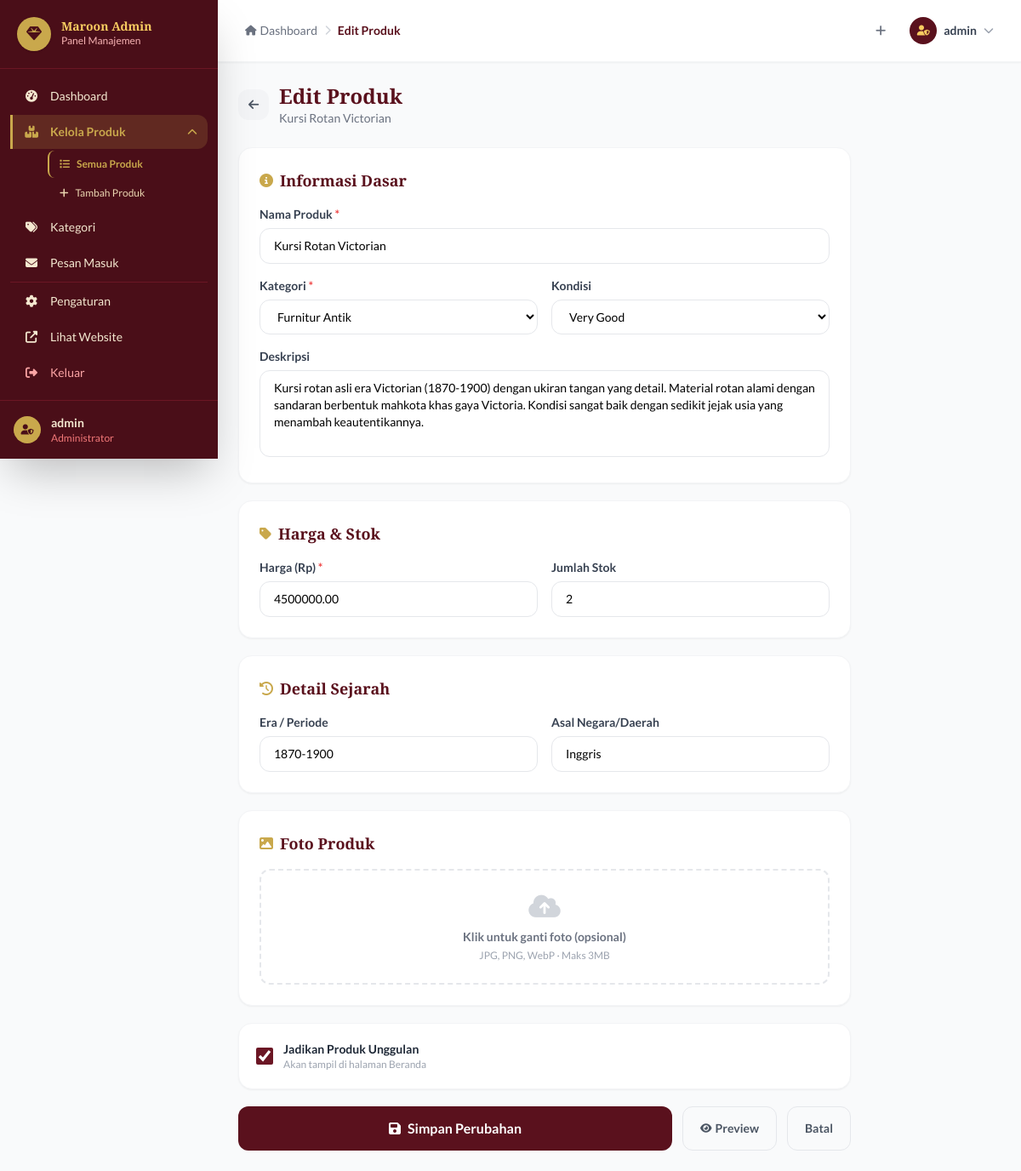
Screenshot of /admin/edit_product.php?id=1 (signed in) with the database file from the repository.
### tables this page shows
CREATE TABLE IF NOT EXISTS products (
    id INT AUTO_INCREMENT PRIMARY KEY,
    category_id INT,
    name VARCHAR(255) NOT NULL,
    slug VARCHAR(255) NOT NULL UNIQUE,
    description TEXT,
    price DECIMAL(15,2) NOT NULL,
    stock INT DEFAULT 0,
    era VARCHAR(100),
    origin VARCHAR(100),
    condition_status ENUM('Excellent','Very Good','Good','Fair') DEFAULT 'Good',
    image VARCHAR(255),
    is_featured TINYINT(1) DEFAULT 0,
    created_at TIMESTAMP DEFAULT CURRENT_TIMESTAMP,
    updated_at TIMESTAMP DEFAULT CURRENT_TIMESTAMP ON UPDATE CURRENT_TIMESTAMP,
    FOREIGN KEY (category_id) REFERENCES categories(id) ON DELETE SET NULL
);

CREATE TABLE IF NOT EXISTS categories (
    id INT AUTO_INCREMENT PRIMARY KEY,
    name VARCHAR(100) NOT NULL,
    slug VARCHAR(100) NOT NULL UNIQUE,
    description TEXT,
    created_at TIMESTAMP DEFAULT CURRENT_TIMESTAMP
);

### admin/edit_product.php (the view, shortened to what this page needs)
<?php
require_once __DIR__ . '/../includes/config.php';
$id = (int)($_GET['id'] ?? 0);
$product = mysqli_fetch_assoc(mysqli_query($conn, "SELECT * FROM products WHERE id=$id LIMIT 1"));
$categories = mysqli_query($conn, "SELECT * FROM categories ORDER BY name");
include 'admin_header.php';
?>
<div class="p-6 max-w-3xl">
    <div class="flex items-center space-x-3 mb-6">
        <a href="<?= BASE_URL ?>/admin/products.php"
           class="w-9 h-9 bg-gray-100 hover:bg-gray-200 rounded-xl flex items-center justify-center transition-colors">
            <i class="fas fa-arrow-left text-gray-600 text-sm"></i>
        </a>
        <div>
            <h1 class="font-serif text-2xl font-bold text-maroon-800">Edit Produk</h1>
            <p class="text-gray-500 text-sm truncate max-w-xs"><?= htmlspecialchars($product['name']) ?></p>
        </div>
    </div>
    <form method="POST" enctype="multipart/form-data" class="space-y-5">
        <div class="bg-white rounded-2xl border border-gray-100 shadow-sm p-6">
            <h2 class="font-serif text-lg font-bold text-maroon-800 mb-4 flex items-center space-x-2">
                <i class="fas fa-info-circle text-gold-500 text-base"></i><span>Informasi Dasar</span>
            </h2>
            <div class="grid grid-cols-1 sm:grid-cols-2 gap-4">
                <div class="sm:col-span-2">
                    <label class="block text-sm font-semibold text-gray-700 mb-1.5">Nama Produk <span class="text-red-500">*</span></label>
                    <input type="text" name="name" required
                           value="<?= htmlspecialchars($product['name']) ?>"
                           class="w-full border border-gray-200 rounded-xl px-4 py-2.5 text-sm focus:outline-none focus:border-gold-400">
                </div>
                <div>
                    <label class="block text-sm font-semibold text-gray-700 mb-1.5">Kategori <span class="text-red-500">*</span></label>
                    <select name="category_id" required
                            class="w-full border border-gray-200 rounded-xl px-4 py-2.5 text-sm bg-white focus:outline-none focus:border-gold-400">
                        <?php while ($cat = mysqli_fetch_assoc($categories)): ?>
                        <option value="<?= $cat['id'] ?>" <?= $product['category_id']==$cat['id']?'selected':'' ?>>
                            <?= htmlspecialchars($cat['name']) ?>
                        </option>
                        <?php endwhile; ?>
                    </select>
                </div>
                <div>
                    <label class="block text-sm font-semibold text-gray-700 mb-1.5">Kondisi</label>
                    <select name="condition_status"
                            class="w-full border border-gray-200 rounded-xl px-4 py-2.5 text-sm bg-white focus:outline-none focus:border-gold-400">
                        <?php foreach (['Excellent','Very Good','Good','Fair'] as $c): ?>
                        <option value="<?= $c ?>" <?= $product['condition_status']===$c?'selected':'' ?>><?= $c ?></option>
                        <?php endforeach; ?>
                    </select>
                </div>
                <div class="sm:col-span-2">
                    <label class="block text-sm font-semibold text-gray-700 mb-1.5">Deskripsi</label>
                    <textarea name="description" rows="4"
                              class="w-full border border-gray-200 rounded-xl px-4 py-2.5 text-sm resize-none focus:outline-none focus:border-gold-400"><?= htmlspecialchars($product['description']) ?></textarea>
                </div>
            </div>
        </div>
        <div class="bg-white rounded-2xl border border-gray-100 shadow-sm p-6">
            <h2 class="font-serif text-lg font-bold text-maroon-800 mb-4 flex items-center space-x-2">
                <i class="fas fa-tag text-gold-500 text-base"></i><span>Harga & Stok</span>
            </h2>
            <div class="grid grid-cols-2 gap-4">
                <div>
                    <label class="block text-sm font-semibold text-gray-700 mb-1.5">Harga (Rp) <span class="text-red-500">*</span></label>
                    <input type="number" name="price" required min="0"
                           value="<?= $product['price'] ?>"
                           class="w-full border border-gray-200 rounded-xl px-4 py-2.5 text-sm focus:outline-none focus:border-gold-400">
                </div>
                <div>
                    <label class="block text-sm font-semibold text-gray-700 mb-1.5">Jumlah Stok</label>
                    <input type="number" name="stock" min="0"
                           value="<?= $product['stock'] ?>"
                           class="w-full border border-gray-200 rounded-xl px-4 py-2.5 text-sm focus:outline-none focus:border-gold-400">
                </div>
            </div>
        </div>
        <div class="bg-white rounded-2xl border border-gray-100 shadow-sm p-6">
            <h2 class="font-serif text-lg font-bold text-maroon-800 mb-4 flex items-center space-x-2">
                <i class="fas fa-history text-gold-500 text-base"></i><span>Detail Sejarah</span>
            </h2>
            <div class="grid grid-cols-2 gap-4">
                <div>
                    <label class="block text-sm font-semibold text-gray-700 mb-1.5">Era / Periode</label>
                    <input type="text" name="era"
                           value="<?= htmlspecialchars($product['era']) ?>"
                           class="w-full border border-gray-200 rounded-xl px-4 py-2.5 text-sm focus:outline-none focus:border-gold-400">
                </div>
                <div>
                    <label class="block text-sm font-semibold text-gray-700 mb-1.5">Asal Negara/Daerah</label>
                    <input type="text" name="origin"
                           value="<?= htmlspecialchars($product['origin']) ?>"
                           class="w-full border border-gray-200 rounded-xl px-4 py-2.5 text-sm focus:outline-none focus:border-gold-400">
                </div>
            </div>
        </div>
        <div class="bg-white rounded-2xl border border-gray-100 shadow-sm p-6">
            <h2 class="font-serif text-lg font-bold text-maroon-800 mb-4 flex items-center space-x-2">
                <i class="fas fa-image text-gold-500 text-base"></i><span>Foto Produk</span>
            </h2>
            <label for="image-input" class="block border-2 border-dashed border-gray-200 rounded-xl p-6 text-center hover:border-gold-400 cursor-pointer transition-colors">
                <div id="upload-hint">
                    <i class="fas fa-cloud-upload-alt text-3xl text-gray-300 mb-2 block"></i>
                    <p class="text-sm text-gray-500 font-semibold">Klik untuk ganti foto (opsional)</p>
                    <p class="text-xs text-gray-400 mt-1">JPG, PNG, WebP · Maks 3MB</p>
                </div>
            </label>
        </div>
        <div class="bg-white rounded-2xl border border-gray-100 shadow-sm p-5">
            <label class="flex items-center space-x-3 cursor-pointer">
                <input type="checkbox" name="is_featured" value="1"
                       <?= $product['is_featured']?'checked':'' ?>
                       class="w-5 h-5 rounded accent-maroon-700">
                <div>
                    <p class="font-semibold text-gray-800 text-sm">Jadikan Produk Unggulan</p>
                    <p class="text-xs text-gray-400">Akan tampil di halaman Beranda</p>
                </div>
            </label>
        </div>
        <div class="flex gap-3">
            <button type="submit"
                    class="flex-1 bg-maroon-800 hover:bg-maroon-700 text-white font-bold py-3.5 rounded-xl flex items-center justify-center space-x-2 transition-colors">
                <i class="fas fa-save"></i><span>Simpan Perubahan</span>
            </button>
            <a href="<?= BASE_URL ?>/product.php?id=<?= $id ?>" target="_blank"
               class="px-5 py-3.5 border border-gray-200 text-gray-600 hover:bg-gray-50 rounded-xl font-semibold transition-colors flex items-center space-x-1 text-sm">
                <i class="fas fa-eye text-xs"></i><span>Preview</span>
            </a>
            <a href="<?= BASE_URL ?>/admin/products.php"
               class="px-5 py-3.5 border border-gray-200 text-gray-600 hover:bg-gray-50 rounded-xl font-semibold transition-colors text-sm flex items-center">
                Batal
            </a>
        </div>
    </form>
</div>
<?php include 'admin_footer.php'; ?>

### admin/admin_header.php (style rules this page uses)
body { font-family:'Lato',sans-serif; }
h1,h2,h3,h4 { font-family:'Playfair Display',serif; }

### rows the page displays
products: name "Kursi Rotan Victorian", category_id "Furnitur Antik", condition_status "Very Good", description "Kursi rotan asli era Victorian (1870-1900) dengan ukiran tangan yang detail. Material rotan alami dengan sandaran berbentuk mahkota khas gaya Victoria. Kondisi sangat baik dengan sedikit jejak usia yang menambah keautentikannya.", price "4500000.00", stock "2", era "1870-1900", origin "Inggris", is_featured "☑"

### other values shown
$admin_user "admin"
$page_title "Edit Produk"
